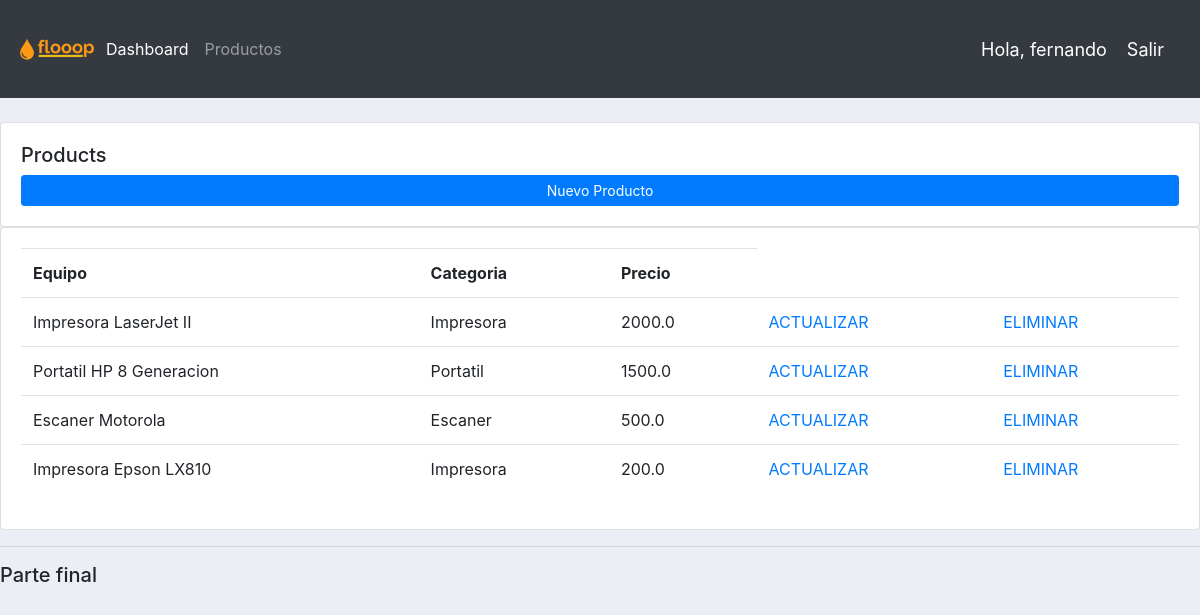
The page /productos/ (signed in) on the database its author committed.
### webapp/models.py (models this page shows, shortened)
class Equipo(models.Model):
  TIPO_EQUIPO = (
    ('Impresora', 'Impresora'),
    ('Escritorio', 'Escritorio'),
    ('Portatil', 'Portatil'),
    ('Escaner', 'Escaner'),
  )
  CONDICION_EQUIPO = (
    ('Dañado', 'Dañado'),
    ('Utilizable', 'Utilizable'),
    ('Reparado', 'Reparado'),
    ('EsperaRepuesto', 'EsperaRepuesto'),
  )
  nombre = models.CharField(max_length=120, null=True)
  tipo_equipo = models.CharField(max_length=40, null=True, choices=TIPO_EQUIPO)
  serial = models.CharField(max_length=40, null=True)
  marca = models.CharField(max_length=40, null=True)
  proveedor = models.CharField(max_length=40, null=True)
  caracteristicas = models.CharField(max_length=400, null=True)
  condicion_equipo = models.CharField(max_length=40, null=True, choices=CONDICION_EQUIPO)
  anotaciones = models.CharField(max_length=100, null=True)
  fecha_creacion = models.DateTimeField(auto_now_add=True, null=True)
  costo_reposicion = models.FloatField(null=True)

### webapp/decorators.py (the view)
        def wrapper_func(request, *args, **kwargs):
            group = None
            if request.user.groups.exists():
                group = request.user.groups.all()[0].name
            if group in allowed_roles:
                return view_func(request, *args, **kwargs)
            else:
                return HttpResponse('No estas autorizado para esta pagina')

### webapp/views.py (called while the page is built)
@login_required(login_url='login')
@usuario_permitido(allowed_roles=['admin'])
def productos(request):
    equipos = Equipo.objects.all()
    return render(request, 'webapp/productos.html', {'equipos': equipos})

### webapp/templates/webapp/productos.html
{%  extends 'webapp/main.html' %}
{% block contenido %}
<br>
		<div class="row">
			<div class="col-md">
				<div class="card card-body">
					<h5>Products</h5>
					<a class="btn btn-primary  btn-sm btn-block" href="">Nuevo Producto</a>
				</div>
				<div class="card card-body">
					<table class="table">
						<tr>
							<th>Equipo</th>
							<th>Categoria</th>
							<th>Precio</th>
						</tr>
						{% for equipo in equipos %}
						<tr>
							<td>{{equipo.nombre}}</td>
							<td>{{equipo.tipo_equipo}}</td>
							<td>{{equipo.costo_reposicion}}</td>
							<td><a href="">ACTUALIZAR</a></td>
							<td><a href="">ELIMINAR</a></td>
						</tr>
						{% endfor %}
					</table>
				</div>
			</div>
		</div>
{% endblock %}

### webapp/templates/webapp/navbar.html (shortened to what this page needs)
{% load static %}
<nav class="navbar navbar-expand-lg navbar-dark bg-dark">
  <img src="{% static 'images/logo.png' %}" alt="Smiley face" height="82" width="82">
  <div class="collapse navbar-collapse" id="navbarNav">
    <ul class="navbar-nav">
      {% if request.user.is_staff %}
      <li class="nav-item active">
        <a class="nav-link" href="{% url 'inicio' %}">Dashboard </a>
      </li>
      <li class="nav-item">
        <a class="nav-link" href="{% url 'productos' %}">Productos</a>
      </li>
      {% endif %}
    </ul>
  </div>
  <span class="hello-msg">Hola, {{request.user}}</span>
  <span ><a class="hello-msg" href="{% url 'logout' %}">Salir</a></span>
</nav>

### webapp/templates/webapp/main.html (style rules this page uses)
body { background-color: #ebeff5; }

### webapp/templates/webapp/navbar.html (style rules this page uses)
.hello-msg { font-size: 18px; color: #fff; margin-right: 20px; }

### rows shown on the page
Equipo: nombre "Impresora LaserJet II", tipo_equipo "Impresora", costo_reposicion "2000.0"
Equipo: nombre "Portatil HP 8 Generacion", tipo_equipo "Portatil", costo_reposicion "1500.0"
Equipo: nombre "Escaner Motorola", tipo_equipo "Escaner", costo_reposicion "500.0"
Equipo: nombre "Impresora Epson LX810", tipo_equipo "Impresora", costo_reposicion "200.0"

### other values the page prints
{{ request.user }} "fernando"
